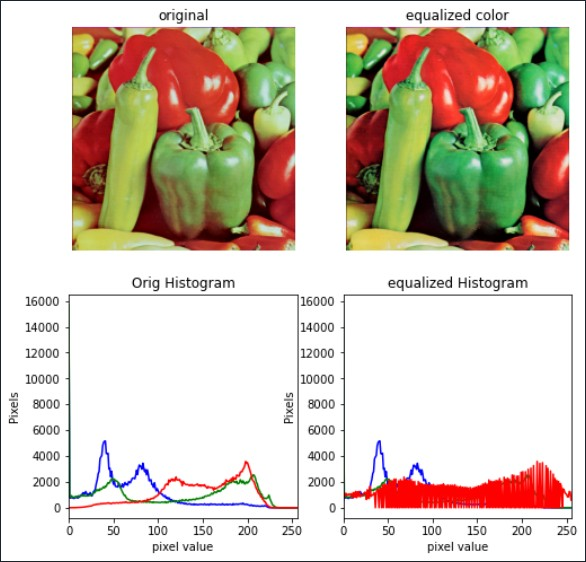
#> input picture 2021_TheSecondHalf_컴퓨터비젼/Report_2021254006_김대훈_w7_01.jpg, 586 x 562 px
$ python '컴퓨터비젼_2021254006_김대훈_실습_w2_ImageRead.py' --path 'Report_2021254006_김대훈_w7_01.jpg'
#> lines starting #> are read from the running program, lines starting #| are printed output that depends on the picture
import argparse
import cv2

parser = argparse.ArgumentParser()
parser.add_argument('--path', default='C:\Lena.png',help='Image path')
params = parser.parse_args()

img = cv2.imread(params.path)
#> img is the input picture: shape (562, 586, 3); mean B, G, R 186.4, 200.9, 211.9

#assert img is not None

print('read {}'.format(params.path))
print('shape:',img.shape)
#| shape: (562, 586, 3)
print('dtype:',img.dtype)
#| dtype: uint8

img = cv2.imread(params.path, cv2.IMREAD_GRAYSCALE)
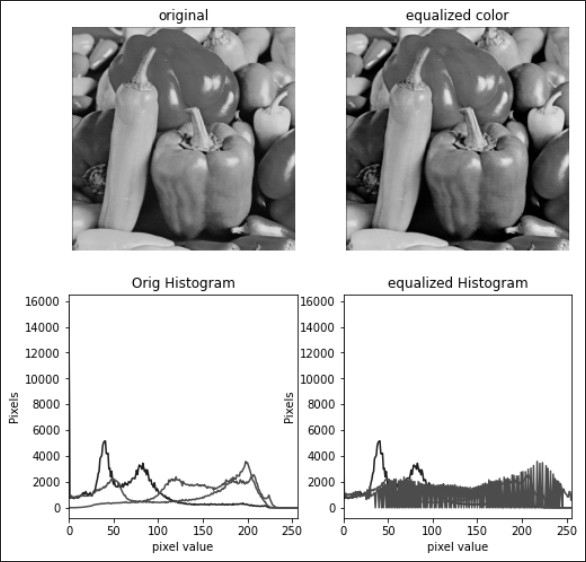
#> img: shape (562, 586); min 0, max 255, mean 202.6
#assert img is not None
print('read {} as grayscale'.format(params.path))
print('shape:',img.shape)
#| shape: (562, 586)
print('dtype:',img.dtype)
#| dtype: uint8
